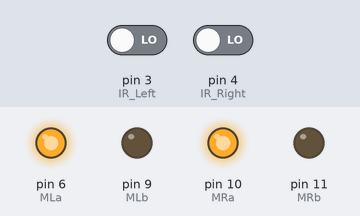
A sketch run on a simulated Arduino Uno, built with avr-gcc and run on an emulated ATmega328P. Shown: output pins drawn as LEDs (lit = HIGH). Inputs (shaded band) come from the test bench; at power-on: pin 3 (IR_Left) LOW, pin 4 (IR_Right) LOW.

Above: at 1.2 s.
1.3 s: pin 3 (IR_Left) driven HIGH
At 2.5 s:
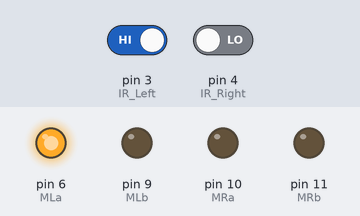
2.8 s: pin 4 (IR_Right) driven HIGH
At 3.8 s:
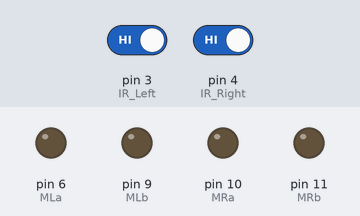
4.3 s: pin 3 (IR_Left) driven LOW
At 5.0 s:
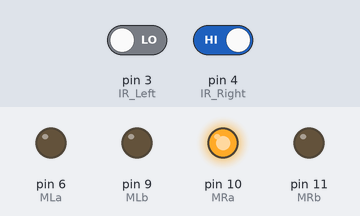
5.8 s: pin 4 (IR_Right) driven LOW
At 6.1 s:
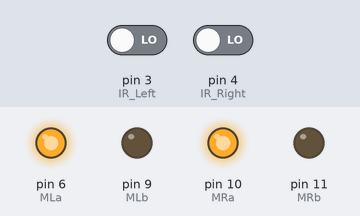
Timing chart, 0 to 8.3 s (numbered marks = the images above; inputs shaded):
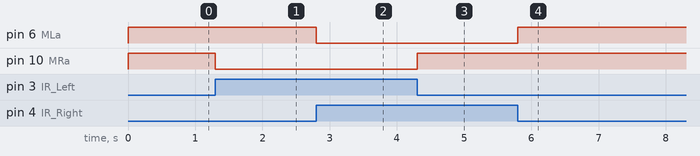

The sketch:

human_following.ino
```cpp
#define MLa 6 //left motor 1st pin
#define MLb 9 //left motor 2nd pin
#define MRa 10 //right motor 1st pin
#define MRb 11 //right motor 2nd pin

int IR_Left= 3;
int IR_Right= 4;

void setup()
{
  pinMode(IR_Left, INPUT); // IR1 DO pin
  pinMode(IR_Right, INPUT); // IR2 DO pin
  pinMode(MLa, OUTPUT); // Motors pins
  pinMode(MLb, OUTPUT);
  pinMode(MRa, OUTPUT);
  pinMode(MRb, OUTPUT);
}

void loop()
{
  if (digitalRead(IR_Left) == HIGH && digitalRead(IR_Right) == HIGH)
  {
    // Stop
    digitalWrite(MLa, LOW);
    digitalWrite(MLb, LOW);
    digitalWrite(MRa, LOW);
    digitalWrite(MRb, LOW);
  }
  if (digitalRead(IR_Left) == LOW && digitalRead(IR_Right) == HIGH)
  {
    // will move in the left direction
    digitalWrite(MLa, LOW);
    digitalWrite(MLb, LOW);
    digitalWrite(MRa, HIGH);
    digitalWrite(MRb, LOW);
  }
  if (digitalRead(IR_Left) == HIGH && digitalRead(IR_Right) == LOW)
  {
    // will move in the right direction
    digitalWrite(MLa, HIGH);
    digitalWrite(MLb, LOW);
    digitalWrite(MRa, LOW);
    digitalWrite(MRb, LOW);
  }
  if (digitalRead(IR_Left) == LOW && digitalRead(IR_Right) == LOW)
  {
    // move in the forward direction
    digitalWrite(MLa, HIGH);
    digitalWrite(MLb, LOW);
    digitalWrite(MRa, HIGH);
    digitalWrite(MRb, LOW);
  }
}
```

Measured:
- after the input at 1.3 s, pin 10 (MRa): HIGH → LOW at once
- after the input at 2.8 s, pin 6 (MLa): HIGH → LOW at once
- after the input at 4.3 s, pin 10 (MRa): LOW → HIGH at once
- after the input at 5.8 s, pin 6 (MLa): LOW → HIGH at once
